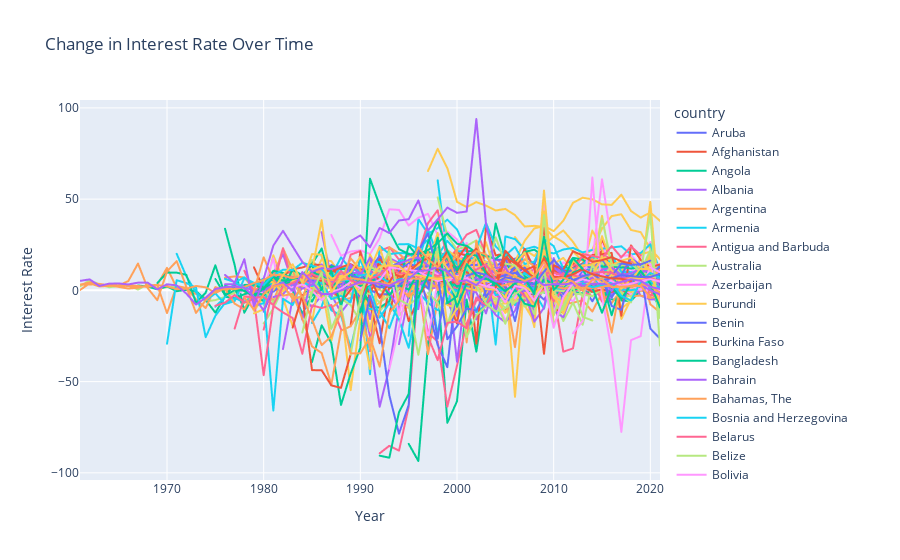

The cell this chart's notebook holds for it:
### Code cell
# Create an interactive line plot for the change in interest rate over time for all countries
fig = px.line(df, x='year', y='interest', color='country', title='Change in Interest Rate Over Time',
              labels={'interest': 'Interest Rate', 'year': 'Year'},
              line_group='country', hover_name='country')

# Show the interactive plot
fig.show()
